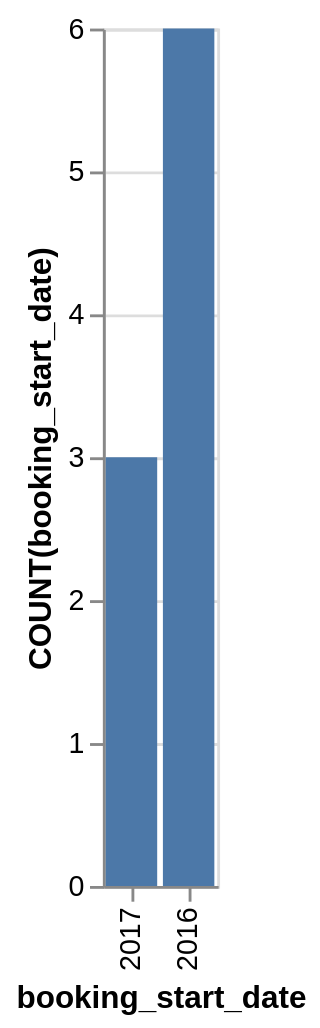

Here is the Vega-Lite specification saved for this chart:
### Vega-Lite specification from a JSON file in a GitHub repository (floating-point values rounded to 4 significant figures)
{"data": {"values": [{"x_data": "2017", "y_data": 3}, {"x_data": "2016", "y_data": 6}]}, "mark": "bar", "encoding": {"x": {"field": "x_data", "type": "nominal", "title": "booking_start_date", "sort": {"op": "sum", "field": "y_data", "order": "ascending"}}, "y": {"field": "y_data", "type": "quantitative", "title": "COUNT(booking_start_date)"}}}
